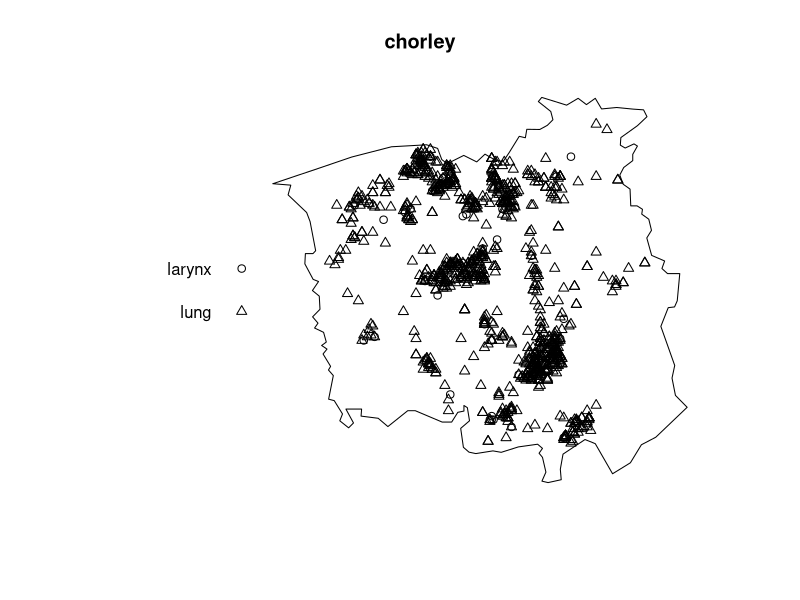
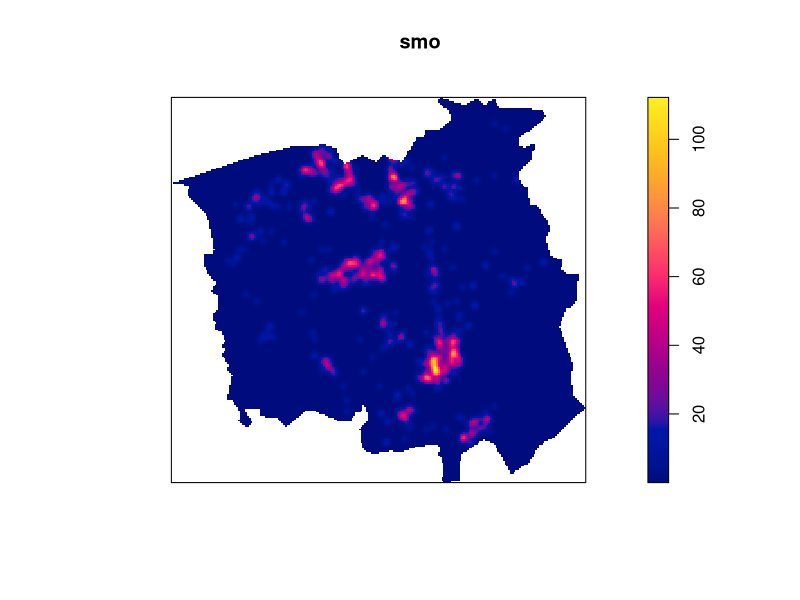
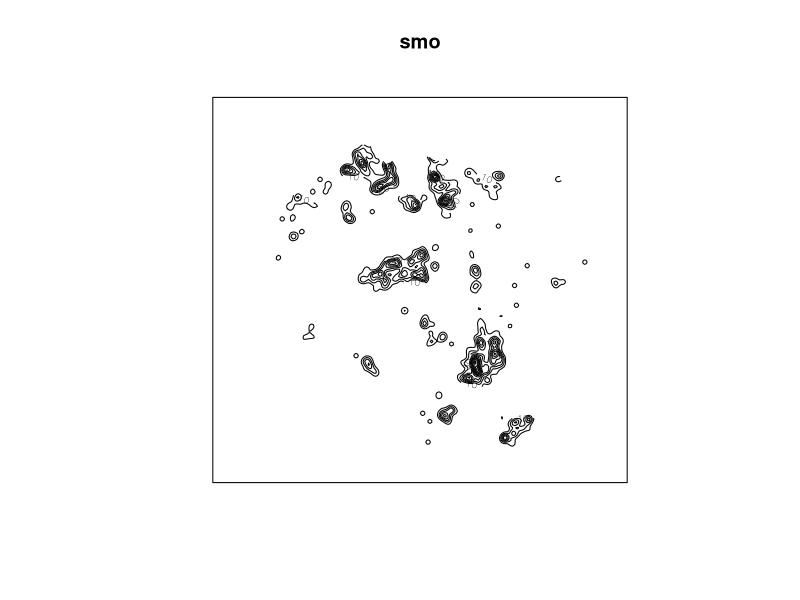

The R source for these figures, in order:
## ---- chunk 1
knitr::opts_chunk$set(echo = TRUE)
## ---- chunk 2
library(spatstat)
## ---- chunk 3
plot(chorley)
summary(chorley)
## ---- chunk 4
S <- split(chorley)
larynx <- S$larynx # cases
lung <- S$lung # controls
## ---- chunk 5
smo <- density(lung, sigma = 0.15, eps = 0.1, positive = TRUE)
plot(smo)
## ---- chunk 6
smo <- eval.im(pmax(smo, 1e-10))
## ---- chunk 7
contour(smo) # contour plot 
## ---- chunk 8
# Finding rho
ppm(larynx ~ offset(log(smo)), gcontrol = glm.control(maxit = 10000))
## ---- chunk 9
Q <- quadscheme(larynx, eps = 0.1)
## ---- chunk 10
chorley0fit <- ppm(Q ~ offset(log(smo)))
chorley0fit
## ---- chunk 11
d2incin <- function(x, y, xincin = 354.5, yincin = 413.6) {
  (x - xincin)^2 + (y - yincin)^2
}
## ---- chunk 12
raisin <- function(x, y, alpha, beta) {
  1 + alpha * exp(-beta * d2incin(x, y))
}
## ---- chunk 13
chorleyDfit <- ippm(Q ~ offset(log(smo) + log(raisin)),
  start = list(alpha = 5, beta = 1), gcontrol = glm.control(maxit = 10000)
)
## ---- chunk 14
chorleyDfit
## ---- chunk 15
anova(chorley0fit, chorleyDfit, test = "LRT")
## ---- chunk 16
incin <- as.ppp(chorley.extra$incin, W = Window(chorley))
dincin <- distfun(incin)
Q <- quadscheme.logi(larynx, lung)
fit <- ppm(Q ~ dincin, method = "logi")
## ---- chunk 17
fit
